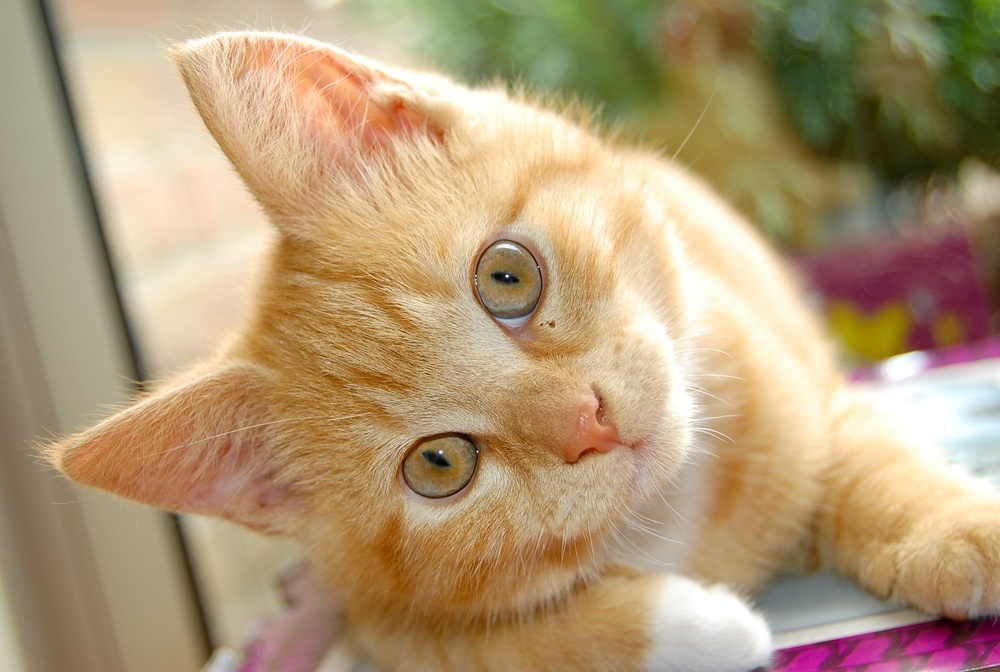
#> input picture cat.jpg, 1000 x 672 px, shrunk from 2673 x 1797 before the run
$ python histogram_with_mask.py --image ../cat.jpg
#> lines starting #> are read from the running program, lines starting #| are printed output that depends on the picture; after the words box and inside, x2 and y2 are one past the last pixel; in counts of white or black regions, pixels touching at a corner belong together
# -*- coding: utf-8 -*-
# @Author:   MR_Radish
# @Date:     2018-07-30 11:05:02
# @E-mail:   ty_2016@foxmail.com
# @FileName: histogram_with_mask.py
# @TODO: 使用mask来指定需要均衡化的区域

from matplotlib import pyplot as plt
import numpy as np
import argparse
import cv2

def plot_histogram(image, title, mask=None):
	chans = cv2.split(image)
	colors = ("b", "g", "r")
	plt.figure()
	plt.title(title)
	plt.xlabel("Bins")
	plt.ylabel("# of Pixels")

	for (chan, color) in zip(chans, colors):
		hist = cv2.calcHist([chan], [0], mask, [256], [0, 256])
		plt.plot(hist, color = color)
		plt.xlim([0, 256])

ap = argparse.ArgumentParser()
ap.add_argument("-i", "--image", required=True, help="Path to the image")
args = vars(ap.parse_args())

image = cv2.imread(args["image"])
#> image is the input picture: shape (672, 1000, 3); mean B, G, R 119.2, 153.6, 177.2
cv2.imshow("Original", image)
plot_histogram(image, "Histogram for Original Image")
#> the loop in plot_histogram, `for (chan, color) in zip(chans, colors):` made 3 passes
#> color on passes 1 to 3: 'b', 'g', 'r'

mask = np.zeros(image.shape[:2], dtype="uint8")
cv2.rectangle(mask, (15, 15), (130, 130), 255, -1)
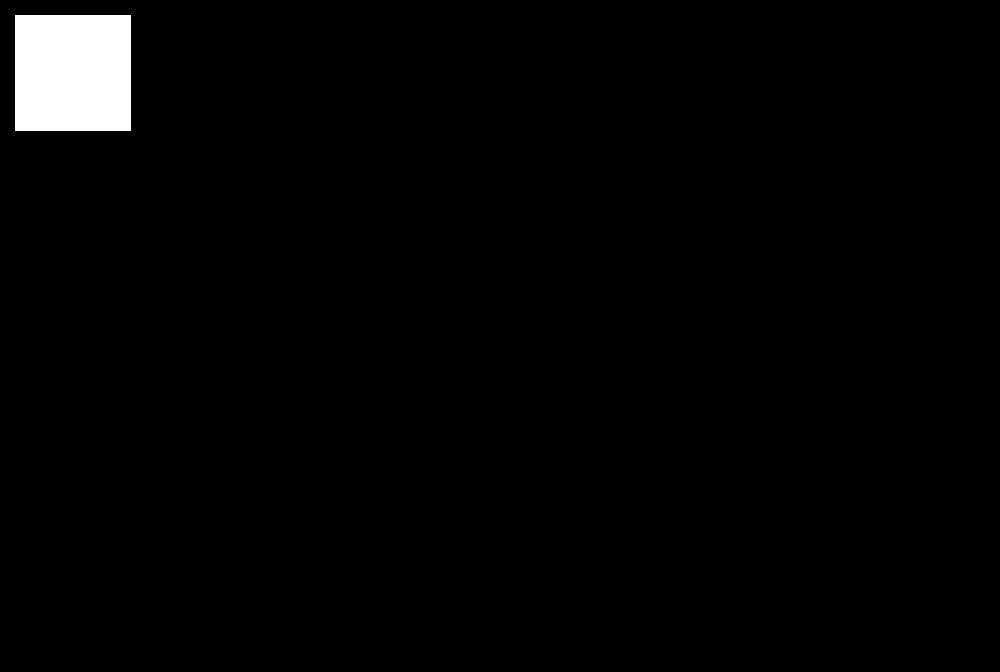
#> mask: shape (672, 1000); 2% white; 1 white region, box (x1, y1, x2, y2) and area: (15, 15, 131, 131) 13456
cv2.imshow("Mask", mask)

masked = cv2.bitwise_and(image, image, mask=mask)
cv2.imshow("Applying the Mask", masked)
plot_histogram(image, "Histogram for Masked Image", mask=mask)
#> the loop in plot_histogram (call 2), `for (chan, color) in zip(chans, colors):` made 3 passes
plt.show()
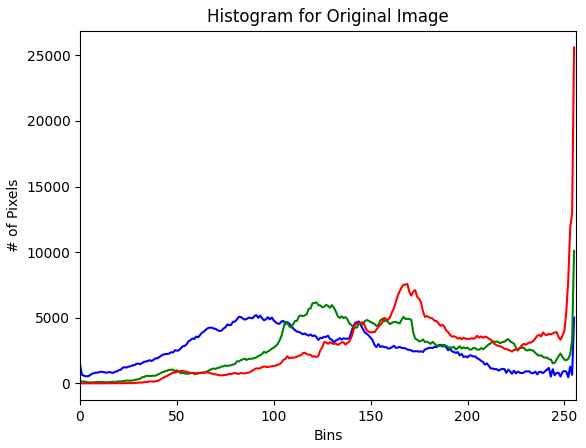
#> figure drawn by matplotlib, 1 panel; curve peaks at x = 91, y = 5204; curve peaks at x = 255, y = 10102; curve peaks at x = 255, y = 25604
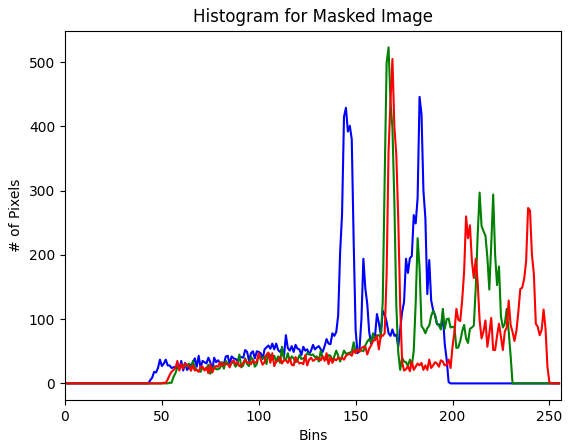
#> figure drawn by matplotlib, 1 panel; curve peaks at x = 183, y = 446; curve peaks at x = 167, y = 523; curve peaks at x = 169, y = 505
